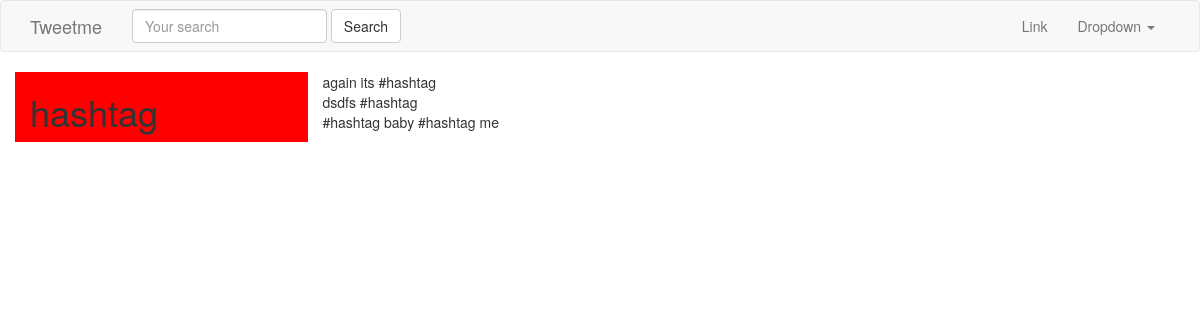
Page /tags/hashtag/ on the earlier database version.
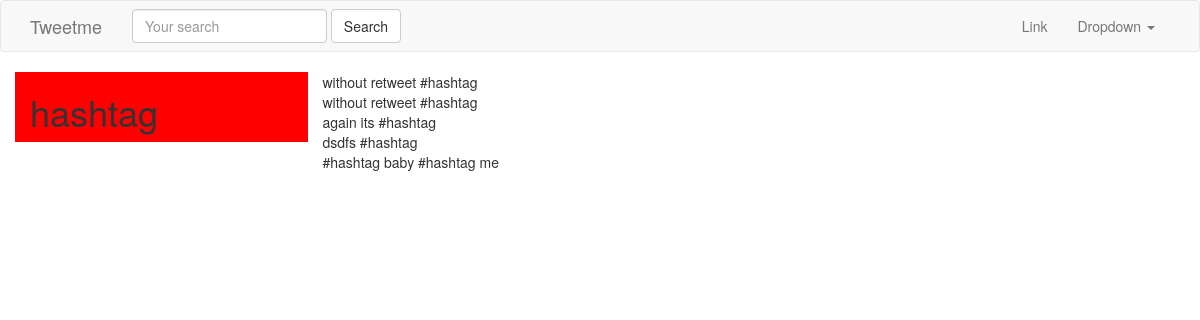
Same page on the later database version.
### tweets/models.py (models this page shows, shortened)
class Tweet(models.Model):
    parent = models.ForeignKey("self" , on_delete = models.CASCADE , blank = True , null = True)
    user = models.ForeignKey(settings.AUTH_USER_MODEL , on_delete = models.CASCADE)
    content = models.CharField(max_length=140 , validators=[validate_content])
    timestamp = models.DateTimeField(auto_now_add=True)
    updated = models.DateTimeField(auto_now=True)
    objects = TweetManager()

### hashtag/views.py (the view)
# urls.py: url(r'^tags/(?P<hashtag>.*)/$', HashtagView.as_view(), name='hashtag'),
class HashtagView(View):
    def get(self , request , hashtag , *args , **kwargs):
        hash_obj , created = Hashtag.objects.get_or_create(tag=hashtag)
        return render(request , "hashtags/tag_view.html" , {"obj" : hash_obj})

### hashtag/models.py (called while the page is built)
    def get_tweet(self):
        return Tweet.objects.filter(content__icontains = "#"+self.tag).order_by("-timestamp")

### hashtag/templates/hashtags/tag_view.html
{% extends "base.html" %}
{% block content %}
    <div class='row'>
        <div class='col-sm-3 col-xs-12' style='background-color:red;'>
        <h1>{{ obj.tag }}</h1>
        </div>
        <div class='col-sm-9 '>
            {% for tweet in obj.get_tweet %}
                {{ tweet.content }}<br/>
            {% endfor %}
        </div>
    </div>
{% endblock content %}

Differences in the rows shown:
added Tweet: content "without retweet #hashtag"
added Tweet: content "without retweet #hashtag"
